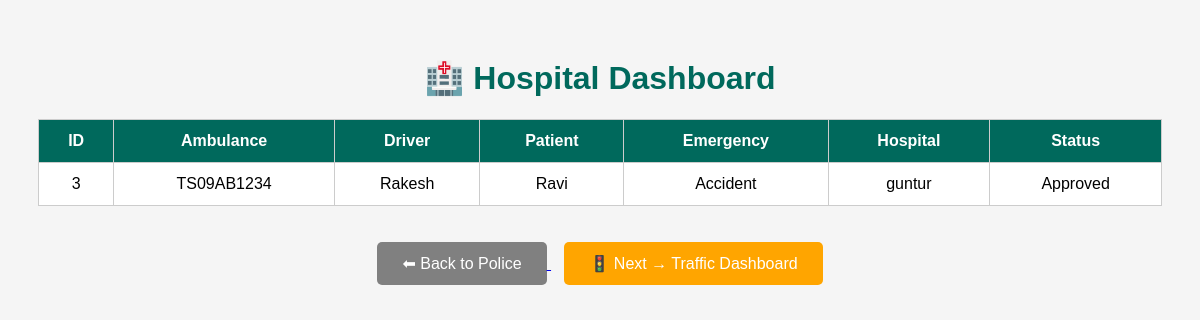
Screenshot of /hospital with the database file from the repository.
### tables this page shows
CREATE TABLE emergency_requests (

    id INTEGER PRIMARY KEY AUTOINCREMENT,

    ambulance_number TEXT,
    driver_name TEXT,
    mobile_number TEXT,
    patient_name TEXT,
    patient_age INTEGER,
    emergency_type TEXT,
    current_location TEXT,
    destination_hospital TEXT,
    distance INTEGER,
    notes TEXT,

    status TEXT DEFAULT 'Pending'

);

### app.py (the view)
@app.route("/hospital")
def hospital_dashboard():
    conn = sqlite3.connect("emergency.db")
    cursor = conn.cursor()
    cursor.execute("""
        SELECT * FROM emergency_requests
        WHERE status='Approved'
    """)
    data = cursor.fetchall()
    conn.close()
    return render_template("hospital.html", data=data)

### templates/hospital.html (shortened to what this page needs)
<!DOCTYPE html>
<html>
<head>
</head>
<body>
<h1>🏥 Hospital Dashboard</h1>
<table>
<tr>
<th>ID</th>
<th>Ambulance</th>
<th>Driver</th>
<th>Patient</th>
<th>Emergency</th>
<th>Hospital</th>
<th>Status</th>
</tr>
{% for row in data %}
<tr>
<td>{{ row[0] }}</td>
<td>{{ row[1] }}</td>
<td>{{ row[2] }}</td>
<td>{{ row[4] }}</td>
<td>{{ row[6] }}</td>
<td>{{ row[8] }}</td>
<td>{{ row[11] }}</td>
</tr>
{% endfor %}
</table>
<br><br>
<div style="text-align:center;">
    <a href="/police">
        <button style="
        background:gray;
        color:white;
        padding:12px 25px;
        border:none;
        border-radius:5px;
        font-size:16px;">
            ⬅ Back to Police
        </button>
    </a>
    <a href="/traffic">
        <button style="
        background:orange;
        color:white;
        padding:12px 25px;
        border:none;
        border-radius:5px;
        font-size:16px;">
            🚦 Next → Traffic Dashboard
        </button>
    </a>
</div>
</body>
</html>

### templates/hospital.html (style rules this page uses)
body { font-family:Arial; background:#f5f5f5; padding:30px; }
h1 { text-align:center; color:#00695c; }
table { width:100%; border-collapse:collapse; background:white; }
th,td { border:1px solid #ccc; padding:12px; text-align:center; }
th { background:#00695c; color:white; }

### rows the page displays
emergency_requests: id "3", ambulance_number "TS09AB1234", driver_name "Rakesh", patient_name "Ravi", emergency_type "Accident", destination_hospital "guntur", status "Approved"
